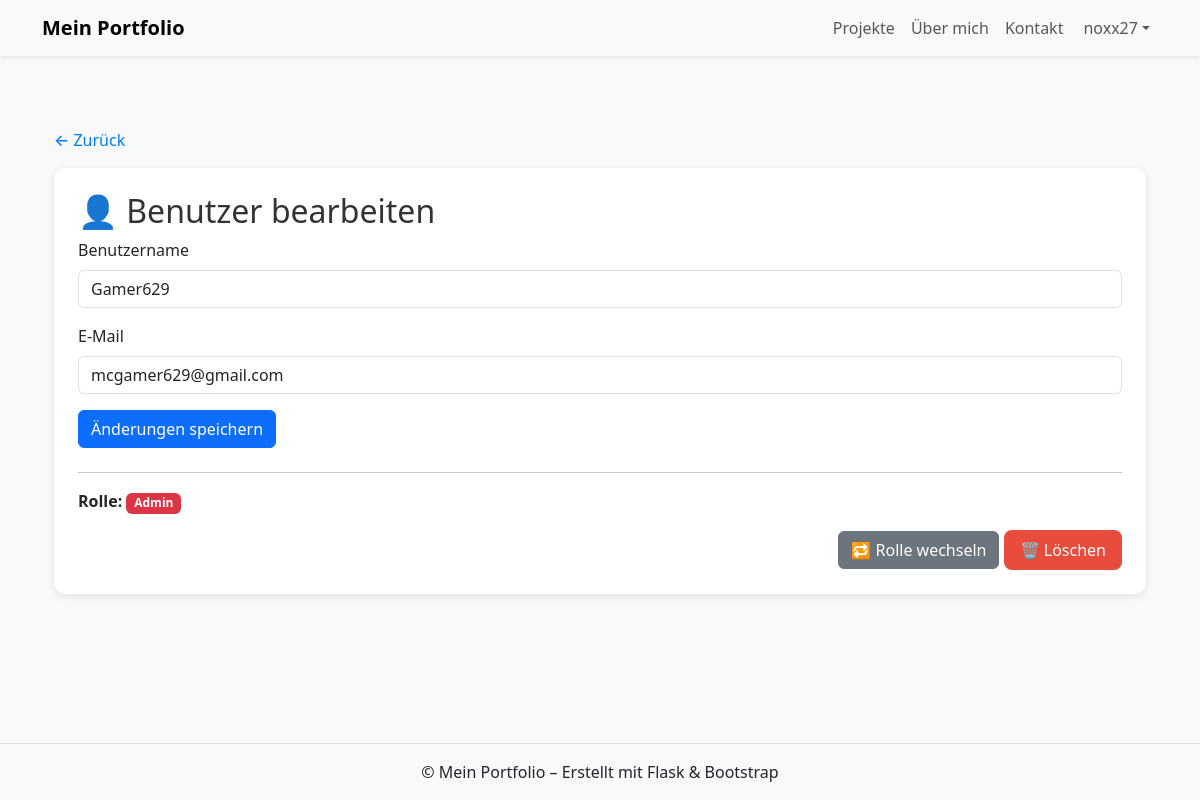
The app's page /admin/user/2 (signed in) with its own data.
### app/models/user.py (models this page shows, shortened)
class User(db.Model, UserMixin):
    id = db.Column(db.Integer, primary_key=True)
    username = db.Column(db.String(50), unique=True, nullable=False)
    email = db.Column(db.String(120), unique=True, nullable=False)
    password_hash = db.Column(db.String(128), nullable=False)
    role = db.Column(db.String(10), default="user")  # "user" oder "admin"
    def is_admin(self):
        return self.role == "admin"

### app/routes/admin.py (the view)
@admin_bp.route("/user/<int:user_id>", methods=["GET", "POST"])
@login_required
def user_detail(user_id):
    user = User.query.get_or_404(user_id)
    if request.method == "POST":
        user.username = request.form.get("username", user.username)
        user.email = request.form.get("email", user.email)
        db.session.commit()
        flash("Benutzerdaten wurden aktualisiert.", "success")
        return redirect(url_for("admin.user_detail", user_id=user.id))
    return render_template("admin/user_detail.html", user=user)

### app/routes/admin.py (called while the page is built)
@admin_bp.before_request
def restrict_to_admins():
    if not current_user.is_authenticated or not current_user.is_admin():
        abort(403)

### app/templates/admin/user_detail.html (shortened to what this page needs)
{% extends "base.html" %}
{% block content %}
<link rel="stylesheet" href="{{ url_for('static', filename='css/admin.css') }}">
<div class="container mt-4">
  <a href="{{ url_for('admin.users') }}" class="back-btn">← Zurück</a>
  <div class="detail-card">
    <h2>👤 Benutzer bearbeiten</h2>
    <form method="POST" class="mb-4">
      <div class="mb-3">
        <label for="username" class="form-label">Benutzername</label>
        <input type="text" id="username" name="username" class="form-control" value="{{ user.username }}">
      </div>
      <div class="mb-3">
        <label for="email" class="form-label">E-Mail</label>
        <input type="email" id="email" name="email" class="form-control" value="{{ user.email }}">
      </div>
      <button type="submit" class="btn btn-primary">Änderungen speichern</button>
    </form>
    <hr>
    <p><strong>Rolle:</strong>
      {% if user.role == "admin" %}
        <span class="badge bg-danger">Admin</span>
      {% else %}
        <span class="badge bg-secondary">User</span>
      {% endif %}
    </p>
    <div class="actions mt-3">
      <a href="{{ url_for('admin.toggle_role', user_id=user.id) }}" class="btn btn-secondary">🔁 Rolle wechseln</a>
      <a href="{{ url_for('admin.delete_user', user_id=user.id) }}" class="btn btn-danger"
         onclick="return confirm('Diesen Benutzer wirklich löschen?')">🗑️ Löschen</a>
    </div>
  </div>
</div>
{% endblock %}

### app/templates/widgets/navbar.html (shortened to what this page needs)
<nav class="navbar navbar-expand-lg navbar-light bg-light shadow-sm">
  <div class="container">
    <a class="navbar-brand fw-bold" href="{{ url_for('main.home') }}">Mein Portfolio</a>
    <div class="collapse navbar-collapse justify-content-end" id="navbarNav">
      <ul class="navbar-nav">
        <li class="nav-item"><a class="nav-link" href="{{ url_for('projects.projects_page') }}">Projekte</a></li>
        <li class="nav-item"><a class="nav-link" href="{{ url_for('about.about_page') }}">Über mich</a></li>
        <li class="nav-item"><a class="nav-link" href="{{ url_for('contact.contact_page') }}">Kontakt</a></li>
        <li class="nav-item dropdown">
          <a class="nav-link dropdown-toggle d-flex align-items-center" href="#" id="userDropdown" role="button"
             data-bs-toggle="dropdown" aria-expanded="false">
            {% if current_user.is_authenticated %}
              {{ current_user.username }}
            {% else %}
              Konto
            {% endif %}
          </a>
        </li>
      </ul>
    </div>
  </div>
</nav>

### app/static/css/style.css (style rules this page uses)
body { background-color: #f8f9fa; }
h1, h2 { color: #333; }
body { animation: fadeIn 0.8s ease-in; }

### app/static/css/admin.css (style rules this page uses)
.actions { text-align: right; }
.detail-card { background: #fff; border-radius: 12px; padding: 1.5rem; box-shadow: 0 2px 8px rgba(0,0,0,0.1); }
.btn-danger { background-color: #e74c3c; color: #fff; border: none; border-radius: 8px; padding: 8px 16px; text-decoration: none; transition: background 0.2s; }
.back-btn { display: inline-block; margin-bottom: 1rem; color: #007bff; text-decoration: none; font-weight: 500; transition: color 0.2s; }

### records on screen
User: username "noxx27"
User: username "Gamer629", email "mcgamer629@gmail.com"
